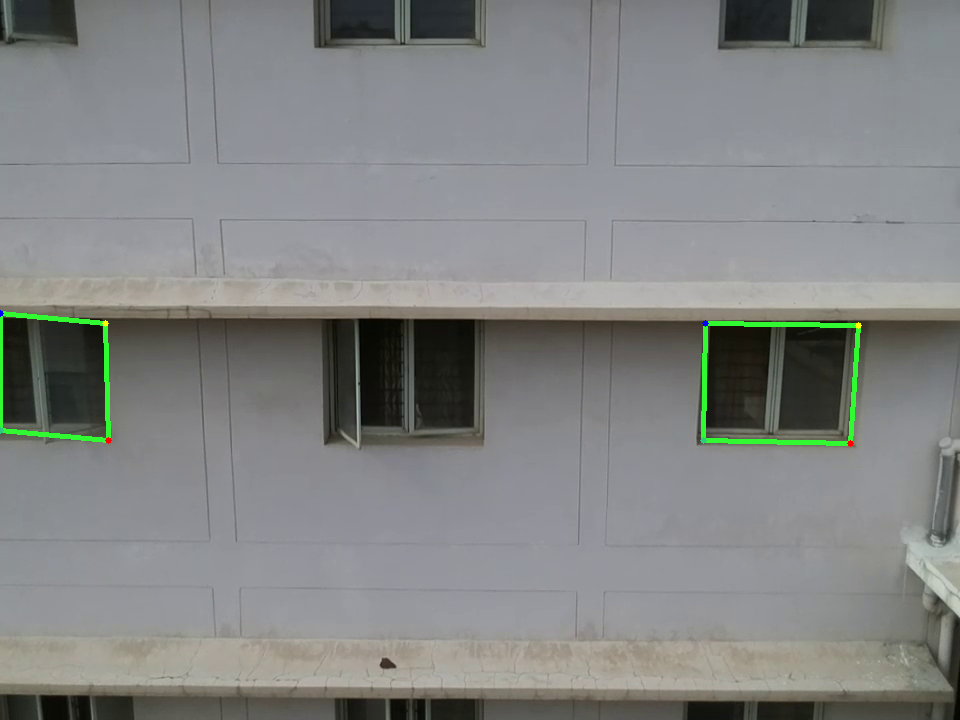
#> input picture win_det_heatmaps/templateMatching/sample_input/vis_Bakul_002_000920.png, 960 x 720 px, found by its file name
$ jupyter execute --allow-errors test_templatematching_module.ipynb
#> lines starting #> are read from the running program, lines starting #| are printed output that depends on the picture; after the words box and inside, x2 and y2 are one past the last pixel; in counts of white or black regions, pixels touching at a corner belong together; long printed decimals are rounded
# Testing Template Matching module individually

[cell 1]
import cv2
import numpy as np
import matplotlib.pyplot as plt
import imutils
from scipy.spatial import ConvexHull

## Sample image inferred from Model

#### sample_input  dir: Contains 4 inferred samples from the model.

**NOTE:** The input window coords can be provided to this script in 2 ways:
#### 1.) Using mouse click event of OpenCV
-> Record window coords by clicking on window corners(only ones in green(detected by model)). \
-> Start from top-left corner and move anti-clockwise.

#### 2.) Directly using window coords array(as shown below) from this Notebook.
-> Use arr from below for corresponding image from **sample_input** dir.

**vis_Bakul_002_000920.png** \
coordinates = [[4, 317], [4, 434], [104, 434], [106, 326], [708, 324], [706, 437], [851, 443], [857, 327]]

**vis_Bakul_002_000970.png** \
coordinates = [[337, 2], [338, 128], [498, 128], [499, 0], [733, 3], [726, 127], [884, 129], [891, 4], [4, 390], [3, 495], [133, 501], [131, 391], [334, 399], [340, 504], [491, 504], [493, 394]]

**vis_Bakul_003_000470.png** \
coordinates = [[337, 107], [341, 251], [494, 248], [500, 108], [735, 111], [723, 254], [883, 259], [895, 116], [704, 538], [699, 625], [840, 625], [848, 539]]

**vis_Vindhya_002_000320.png** \
coordinates = [[502, 212], [503, 376], [642, 375], [650, 215], [837, 214], [831, 368], [958, 371], [959, 220]]

Use 2nd method to avoid reproducibility issues!

**Additional Note - Window coordinates array Format:** The coords array from method 1 or 2 is in the form of [[a,b], [c,d], [e,f], [g,h], [i,j], [k,l], [m,n], [o,p]...]
Here, 1st 4 elements i.e. [a,b] to [g,h] denotes the 1st window while the next 4 [i,j] to [k,l] denotes 2nd one. [a,b] is top-left and moving anti-clockwise [e,f] is bottom-right.

[cell 2]
imgDirPath = "F:\\IIIT-H Work\\win_det_heatmaps\\rrcServerData\\templateMatching\\sample_input\\"
fileName = 'vis_Bakul_002_000920.png'
# imgDirPath = '/home/src21/Downloads/Drone-based-building-assessment-resolveNMS/templateMatching/images/resnet/'
# fileName = 'vis_Bakul_003_000470.png'

imgPath = imgDirPath + fileName
# Reading the main image
img = cv2.imread(imgPath,1)
#> img is the input picture: shape (720, 960, 3); mean B, G, R 130.7, 131.7, 129.8
img_show = np.copy(img)
img_copy = np.copy(img)
img_copy_new = np.copy(img)
img_rgb = np.copy(img)

plt.figure()
plt.title('Sample Image inferred from the model')
plt.imshow(img_rgb)

### 1.  Inputting window coords using mouse click event - OpenCV
-> Record window coords by clicking on window corners(only ones in green(detected by model)). \
-> Start from top-left and move anti-clockwise.

[cell 3]
coordinates = []
# [37 lines left out: function click_event, not called in this run]

cv2.imshow('image',img_rgb)

#setting mouse hadler for the image
#and calling the click_event() function
cv2.setMouseCallback('image', click_event)

#wait for a key to be pressed to exit
cv2.waitKey(0)

#close the window
cv2.destroyAllWindows()

### 2. Inputting window coords directly from array

[cell 4]
# vis_Bakul_002_000920.png
coordinates = [[4, 317], [4, 434], [104, 434], [106, 326], [708, 324], [706, 437], [851, 443], [857, 327]]

# vis_Bakul_002_000970.png
# coordinates = [[337, 2], [338, 128], [498, 128], [499, 0], [733, 3], [726, 127], [884, 129], [891, 4], [4, 390], [3, 495], [133, 501], [131, 391], [334, 399], [340, 504], [491, 504], [493, 394]]

# vis_Bakul_003_000470.png
# coordinates = [[337, 107], [341, 251], [494, 248], [500, 108], [735, 111], [723, 254], [883, 259], [895, 116], [704, 538], [699, 625], [840, 625], [848, 539]]

# vis_Vindhya_002_000320.png
# coordinates = [[502, 212], [503, 376], [642, 375], [650, 215], [837, 214], [831, 368], [958, 371], [959, 220]]

[cell 5]
print('Window coords(before Template matching): \n', coordinates)
print("\n")

coords = np.array(coordinates)
coords = np.reshape(coords,(coords.shape[0]//4 , 4, coords.shape[1]))
print('Window coords reshaped(after Template matching): \n', coords)

[cell 6]
# Loop through list to find range of x and y

def calculateRange(coordinates, padding, imageShape):
    minX = maxX = coordinates[0][0]
    minY = maxY = coordinates[0][1]
    startX = startY = endX = endY = 0
    h,w,c = imageShape
    for i in range(len(coordinates)):
        if minX > coordinates[i][0]:
            minX = coordinates[i][0]
        if maxX < coordinates[i][0]:
            maxX = coordinates[i][0]

        if minY > coordinates[i][1]:
            minY = coordinates[i][1]
        if maxY < coordinates[i][1]:
            maxY = coordinates[i][1]

    if (minX - padding < 0):
        startX = 0
    else:
        startX = minX - padding
    if (minY - padding < 0):
        startY = 0
    else:
        startY = minY - padding
    if (maxX + padding >= w):
        endX = w - 1
    else:
        endX = maxX + padding
    if (maxY + padding >= h):
        endY = h - 1
    else:
        endY = maxY + padding
    return startX, endX, startY, endY

## Non-maxima suppression

[cell 7]
def non_max_suppression_fast(boxes, overlapThresh, res_scores_all, flag):
    # if there are no boxes, return an empty list
    if len(boxes) == 0:
        return []
    # if the bounding boxes integers, convert them to floats --
    # this is important since we'll be doing a bunch of divisions
    if boxes.dtype.kind == "i":
        boxes = boxes.astype("float")
    # initialize the list of picked indexes
    pick = []
    # grab the coordinates of the bounding boxes
    x1 = boxes[:,0]
    y1 = boxes[:,1]
    x2 = boxes[:,2]
    y2 = boxes[:,3]
    # compute the area of the bounding boxes and sort the bounding
    #xxxx boxes by the bottom-right y-coordinate of the bounding box

    # sorting based on the score of the bounding box
    area = (x2 - x1 + 1) * (y2 - y1 + 1)
    if flag == 1:
        idxs = np.lexsort((y2, res_scores_all))
    else:
        idxs = np.lexsort((res_scores_all, y2))

    #if res_scores_all[idxs[-1]] == 1.0:
    #    print('Model Detected')
    #    return 0,0

    # keep looping while some indexes still remain in the indexes
    # list
    while len(idxs) > 0:
        # grab the last index in the indexes list and add the
        # index value to the list of picked indexes
        last = len(idxs) - 1
        i = idxs[last]
        print('last box', boxes[i])
        pick.append(i)
        # find the largest (x, y) coordinates for the start of
        # the bounding box and the smallest (x, y) coordinates
        # for the end of the bounding box
        xx1 = np.maximum(x1[i], x1[idxs[:last]])
        yy1 = np.maximum(y1[i], y1[idxs[:last]])
        xx2 = np.minimum(x2[i], x2[idxs[:last]])
        yy2 = np.minimum(y2[i], y2[idxs[:last]])
        # compute the width and height of the bounding box
        w = np.maximum(0, xx2 - xx1 + 1)
        h = np.maximum(0, yy2 - yy1 + 1)
        print('w',w)
        print('h',h)
        # compute the ratio of overlap
        overlap = (w * h) / area[idxs[:last]]
        print('overlap', overlap)
        # delete all indexes from the index list that have
        idxs = np.delete(idxs, np.concatenate(([last],
            np.where(overlap > overlapThresh)[0])))
    # return only the bounding boxes that were picked using the
    # integer data type
    return boxes[pick].astype("int"), res_scores_all[pick]

def nms_local(rects_all, res_scores_all, flag):
    overlapThresh = 0.25
    boxes = np.array(rects_all)
    res_scores_all = np.array(res_scores_all)

    xCoords = boxes[:,0]
    yCoords = boxes[:,1]
    xCoords2 = boxes[:,2]
    yCoords2 = boxes[:,3]

    boxes_tuples = []
    #loop over the starting (x, y)-coordinates again
    for (x, y, x2, y2) in zip(xCoords, yCoords, xCoords2, yCoords2):
        # update our list of rectangles
        boxes_tuples.append((x, y, x2, y2))

    # apply non-maxima suppression to the rectangles
    pick, resScores = non_max_suppression_fast(np.array(boxes_tuples), overlapThresh, res_scores_all, flag)
    print("[INFO] {} matched locations *after* NMS".format(len(pick)))
    # loop over the final bounding boxes
    print(pick)
    for (sX, sY, eX, eY) in pick:
        # draw the bounding box on the image
        cv2.rectangle(img_copy_new, (sX, sY), (eX, eY),
            (255, 0, 0), 3)
    plt.figure(num = 'nms')
    plt.imshow(img_copy_new)
    plt.title("Image After Local NMS")
    plt.show()

    return pick, resScores

[cell 8]
def mapCoordsToOriginalFrame(coords, searchImgCoords):
    mappedCoords = []
    startX, endX, startY, endY = searchImgCoords

    for i in range(len(coords)):
        mappedCoords.append((coords[i][0], coords[i][1] + startY, coords[i][2], coords[i][3] + startY))
    return mappedCoords

def template_plot(template,searchImg,fileName,figname):
    plt.figure(num=figname, figsize=(20,10))
    plt.subplot(1, 2, 2)
    plt.imshow(template)
    plt.title('template_' + str(fileName))
    plt.subplot(1, 2, 1)
    plt.imshow(searchImg)
    plt.title('templateMatched_' + str(fileName))
    plt.show()

## Template Matching

[cell 9]
def matchTemplate(ind, coordinates, img_rgb, fileName, padding=10):

    startX, endX, startY, endY = calculateRange(coordinates, padding, img_rgb.shape)
    plt.imshow(img_rgb)

    template = img_rgb[startY:endY, startX:endX, :]
    searchImg = img_rgb[startY:endY, : ,:]
    searchImg_copy = np.copy(searchImg)

    template_plot(template,searchImg,fileName,fileName)

    img_gray = cv2.cvtColor(img_rgb, cv2.COLOR_BGR2GRAY)
    searchImg_gray = cv2.cvtColor(searchImg, cv2.COLOR_BGR2GRAY)

    rects = []
    res_scores = []
    for i in [-2.5, 0, 2.5]:
        # Apply rotation and shear to template
        rotatedTemplate = imutils.rotate(template, i)
        plt.imshow(rotatedTemplate)
        plt.title('rotatedTemplate_' + str(fileName))
        plt.show()

        template_gray = cv2.cvtColor(rotatedTemplate, cv2.COLOR_BGR2GRAY)

        # Store width in variable w and height in variable h of template
        tW, tH = template_gray.shape[::-1]
        # Now we perform match operations.
        res = cv2.matchTemplate(searchImg_gray,template_gray,cv2.TM_CCOEFF_NORMED)

        # Declare a threshold
        threshold = 0.550
        # Store the coordinates of matched region in a numpy array
        loc = np.where( res >= threshold)

        # Draw a rectangle around the matched region.
        for pt in zip(*loc[::-1]):
            #print('x: ' + str(pt[0]) + ' y: ' + str(pt[1]))
            cv2.rectangle(searchImg_copy, pt, (pt[0] + tW, pt[1] + tH), (255,0,0), 1)
            rects.append((pt[0], pt[1], pt[0] + tW, pt[1] + tH))
            res_scores.append(res[pt[1]][pt[0]])

            # [8 lines of commented-out code are left out]
    plt.figure(num=ind)
    plt.imshow(searchImg_copy)
    plt.title('Result on search Image')
    plt.show()

    # [7 lines of commented-out code are left out]

    searchImgCoords = startX, endX, startY, endY
    #print("rects: " + str(rects))
    #print("\n")
    mappedCoords = mapCoordsToOriginalFrame(rects, searchImgCoords)
    #print("mappedCoords: " + str(mappedCoords))

    for pt in (mappedCoords):
        #print(str(pt[0]) + " "  + str(pt[1]))
        #print(str(pt[2]) + " "  + str(pt[3]))
        cv2.rectangle(img_show, (pt[0],pt[1]),  (pt[2], pt[3]), (255,0,0), 1)

    print(mappedCoords[0][0])
    # Now display the final matched template image
    plt.figure(num = 'mapped' + fileName, figsize=(20,10))
    plt.imshow(img_show)
    plt.title('Image - All Template Matching Result')

    # [9 lines of commented-out code are left out]

    coord = (coordinates[0][0],coordinates[0][1],coordinates[2][0],coordinates[2][1])
    mapped_new = mappedCoords + [coord]
    res_scores_new = res_scores + [10.0]

    mappedrects_picked, res_scores_picked = nms_local(mapped_new, res_scores_new, 1)

    return mappedrects_picked, res_scores_picked

[cell 10]
# [6 lines of commented-out code are left out]

mappedrects_picked_list = []
res_scores_picked_list = []
mappedrects_picked_list = np.array(mappedrects_picked_list)
res_scores_picked_list = np.array(res_scores_picked_list)

for ind in range(coords.shape[0]):
    mappedrects_picked, res_scores_picked = matchTemplate(ind, coords[ind], img_rgb, fileName, padding=10)
    if ind == 0:
        mappedrects_picked_list = mappedrects_picked
        #res_scores_picked_list = np.expand_dims(res_scores_picked,0)
        res_scores_picked_list = res_scores_picked
    elif ind != 0:
        mappedrects_picked_list = np.vstack((mappedrects_picked, mappedrects_picked_list))
        res_scores_picked_list = np.hstack((res_scores_picked, res_scores_picked_list))

    print('mappedrects_picked',mappedrects_picked_list)
    print('res_scores_picked', res_scores_picked_list)
#> this loop made 2 passes
#> (printed output is left out)
#> pass 1, in matchTemplate, `template = img_rgb[startY:endY, startX:endX, :]`:
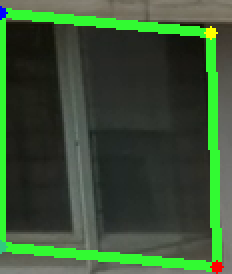
#> template: shape (137, 116, 3) (shown 2 times larger); mean B, G, R 52.4, 82.6, 56.8
#> pass 1, in matchTemplate, `searchImg = img_rgb[startY:endY, : ,:]`:
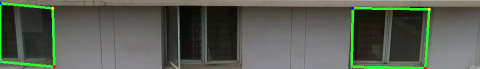
#> searchImg: shape (137, 960, 3) (shown at 1/2 size); mean B, G, R 80.9, 91.9, 86.4
#> pass 1, in matchTemplate, `searchImg_gray = cv2.cvtColor(searchImg, cv2.COLOR_BGR2GRAY)`:
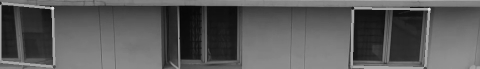
#> searchImg_gray: shape (137, 960) (shown at 1/2 size); min 1, max 226, mean 89
#> pass 1, in matchTemplate, `plt.show()`:
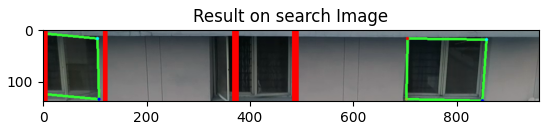
#> figure drawn by matplotlib, 1 panel; B, G, R data is drawn as R, G, B
#> pass 1, in nms_local, `plt.show()`:
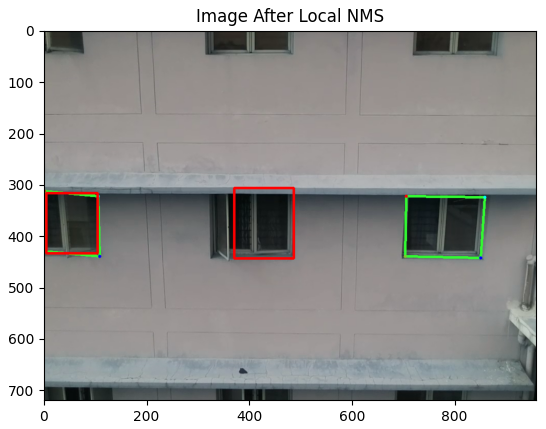
#> figure drawn by matplotlib, 1 panel; B, G, R data is drawn as R, G, B
#> pass 2, in template_plot (call 2), `plt.show()`:
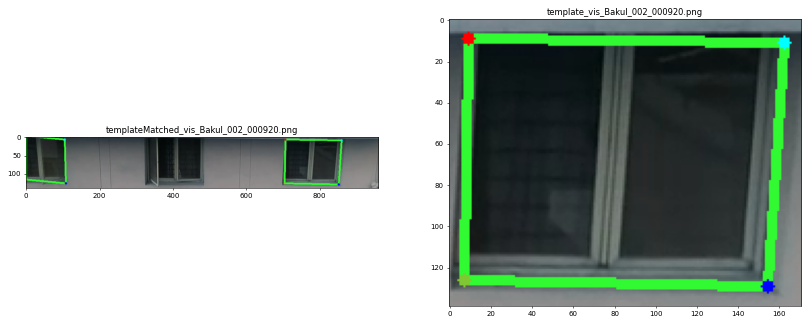
#> figure drawn by matplotlib, 2 panels
#> pass 2, in matchTemplate (call 2), `plt.show()`:
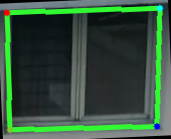
#> shown: shape (139, 171, 3); mean R, G, B 53.4, 81.5, 60.5
#> pass 2, in matchTemplate (call 2), `plt.show()`:
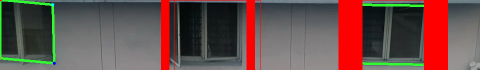
#> shown: shape (139, 960, 3) (shown at 1/2 size); mean R, G, B 105.7, 77.9, 73.9
#> pass 2, in nms_local (call 2), `plt.show()`:
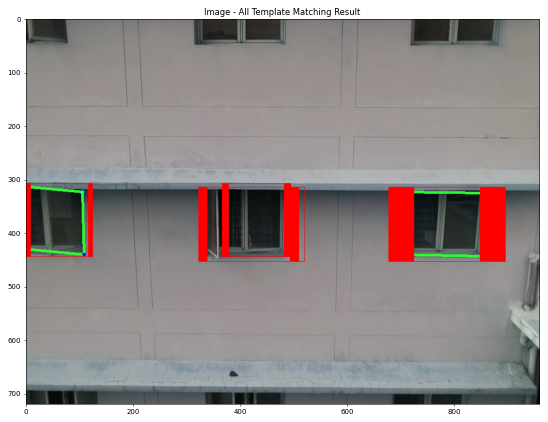
#> figure drawn by matplotlib, 1 panel; B, G, R data is drawn as R, G, B

### NMS after Template Matching from all model-detected windows

boxes: an array of bounding boxes each with 2 co-ordinates - (x1, y1, x2, y2) \
lower left is (x1,y1), upper right is (x2,y2)

[cell 11]
overlapThresh = 0.25
boxes = np.array(mappedrects_picked_list)
#> boxes = [[708, 324, 851, 443], [331, 314, 502, 453], [4, 317, 104, 434], [370, 307, 486, 444]]
res_scores_all = np.array(res_scores_picked_list)
#> res_scores_all = [10, 0.61, 10, 0.653]

print(boxes)
#| [[708 324 851 443]
#|  [331 314 502 453]
#|  [  4 317 104 434]
#|  [370 307 486 444]]
print(res_scores_all)
#| [10.          0.6102 10.          0.6528]
print(boxes.shape)
#| (4, 4)
print(res_scores_all.shape)
#| (4,)

#boxes = boxes.reshape(boxes.shape[0]*boxes.shape[1], boxes.shape[2])
#res_scores_all = res_scores_all.reshape(res_scores_all.shape[0]*res_scores_all.shape[1])

xCoords = boxes[:,0]
#> xCoords = [708, 331, 4, 370]
yCoords = boxes[:,1]
#> yCoords = [324, 314, 317, 307]
xCoords2 = boxes[:,2]
#> xCoords2 = [851, 502, 104, 486]
yCoords2 = boxes[:,3]
#> yCoords2 = [443, 453, 434, 444]

# [7 lines of commented-out code are left out]

boxes_tuples = []
#loop over the starting (x, y)-coordinates again
for (x, y, x2, y2) in zip(xCoords, yCoords, xCoords2, yCoords2):
    # update our list of rectangles
    boxes_tuples.append((x, y, x2, y2))
#> this loop made 4 passes
#> after the loop, boxes_tuples = [(708, 324, 851, 443), (331, 314, 502, 453), (4, 317, 104, 434), (370, 307, 486, 444)]


# apply non-maxima suppression to the rectangles
pick, resScores = non_max_suppression_fast(np.array(boxes_tuples), overlapThresh, res_scores_all, 0)
#> pick = [[331, 314, 502, 453], [708, 324, 851, 443], [4, 317, 104, 434]]; resScores = [0.61, 10, 10]
print("[INFO] {} matched locations *after* NMS".format(len(pick)))
#| [INFO] 3 matched locations *after* NMS
# loop over the final bounding boxes
print(pick)
#| [[331 314 502 453]
#|  [708 324 851 443]
#|  [  4 317 104 434]]
for (sX, sY, eX, eY) in pick:
    # draw the bounding box on the image
    cv2.rectangle(img_copy, (sX, sY), (eX, eY),
        (255, 0, 0), 3)
#> this loop made 3 passes
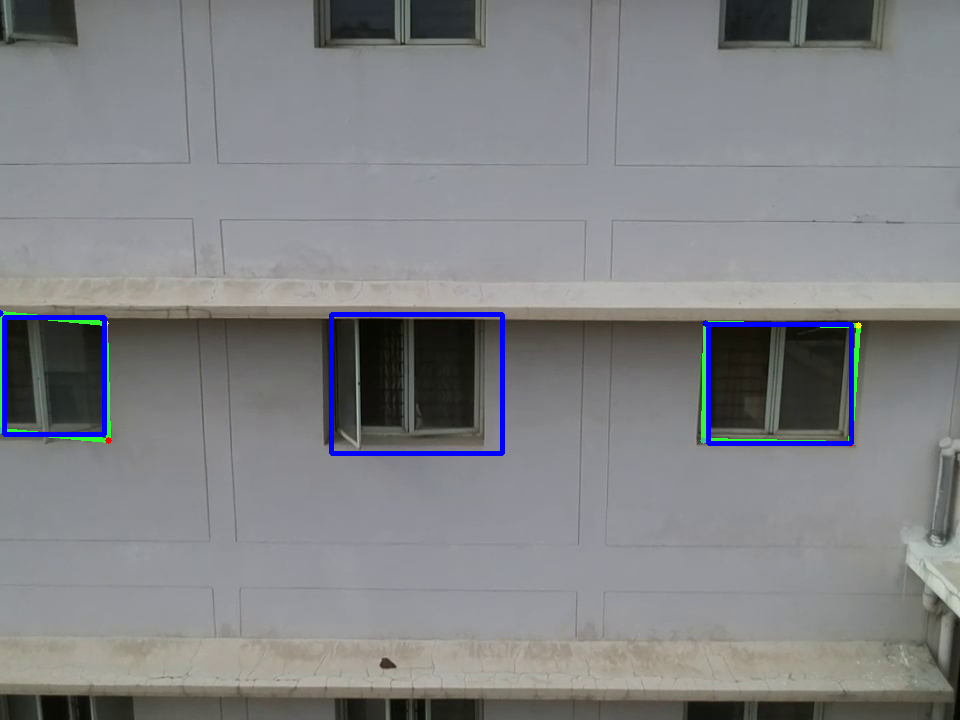
#> img_copy: shape (720, 960, 3); 1.14% of pixels changed, all inside (x1, y1, x2, y2) = (2, 312, 854, 456)
plt.figure(num = 'nms')
plt.imshow(img_copy)
plt.title("After NMS")

### Calculating No. of windows/storeys

[cell 12]
############### Calculating storey #####################
def calculateStoreys(coords):
    yTop = coords[:,1]
    yBottom = coords[:,3]
    yAvg = (yTop + yBottom)/2
#     print(yTop)
#     print(yBottom)
#     print(yAvg)
    storeyCount = 1 if len(coords) > 0 else 0
    index = 0
    for i in range(len(coords)):
        if ((yAvg[index] > yTop[i]) and (yAvg[index] < yBottom[i])):
            continue
        else:
            index = i
            storeyCounted = False
            for j in range(i):
                if ((yAvg[index] > yTop[j]) and (yAvg[index] < yBottom[j])):
                    storeyCounted = True
                    break
            if(storeyCounted == False):
                storeyCount+=1
    print('Number of storeys after running post processing module: ', storeyCount)
    return storeyCount

## Final Result

**NOTE:** List of window coordinates: [[a,b,c,d], [e,f,g,h], ....] \
1st window coordinates: [a,b,c,d] where (a,b) is top-left corner and (c,d) is bottom-right corner\
2nd window coordinates: [e,f,g,h] where (e,f) is top-left corner and (g,h) is bottom-right corner

[cell 13]
###### Display final result ###########
plt.imshow(img_copy)
#> (the rest of this cell did not finish here and is left out)

[cell 14]
######## Print no. of floors and storeys
print('Window cordinates: {} \n'.format(coordinates))
noOfWindows = len(pick)
#> noOfWindows = 3
print('Number of windows detected by the model and post processing: {}'.format(noOfWindows))
#| Number of windows detected by the model and post processing: 3
noOfStoreys = calculateStoreys(pick)
#> in calculateStoreys, `yTop = coords[:,1]`: yTop = [314, 324, 317]
#> in calculateStoreys, `yBottom = coords[:,3]`: yBottom = [453, 443, 434]
#> in calculateStoreys, `yAvg = (yTop + yBottom)/2`: yAvg = [383.5, 383.5, 375.5]
#> in calculateStoreys, `storeyCount = 1 if len(coords) > 0 else 0`: storeyCount = 1
#> the loop in calculateStoreys, `for i in range(len(coords)):` made 3 passes
#| Number of storeys after running post processing module:
#> noOfStoreys = 1
print(pick)
